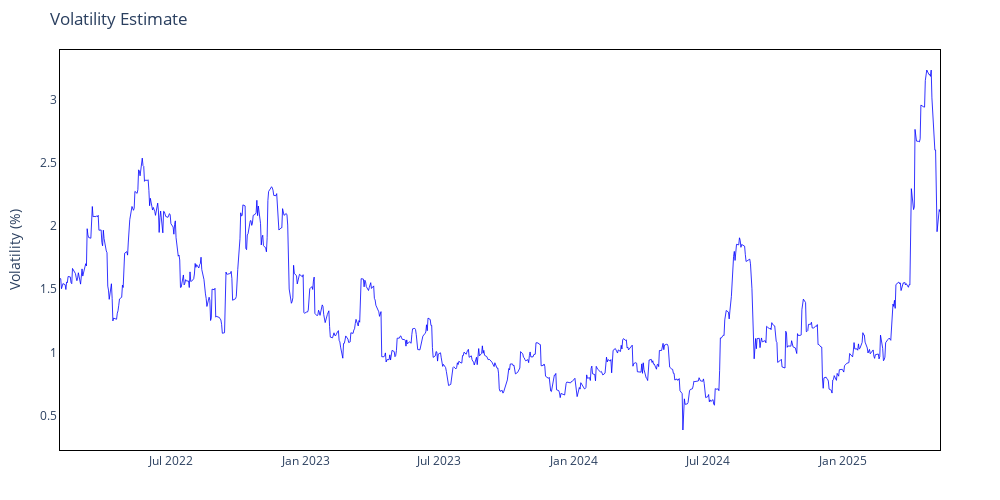
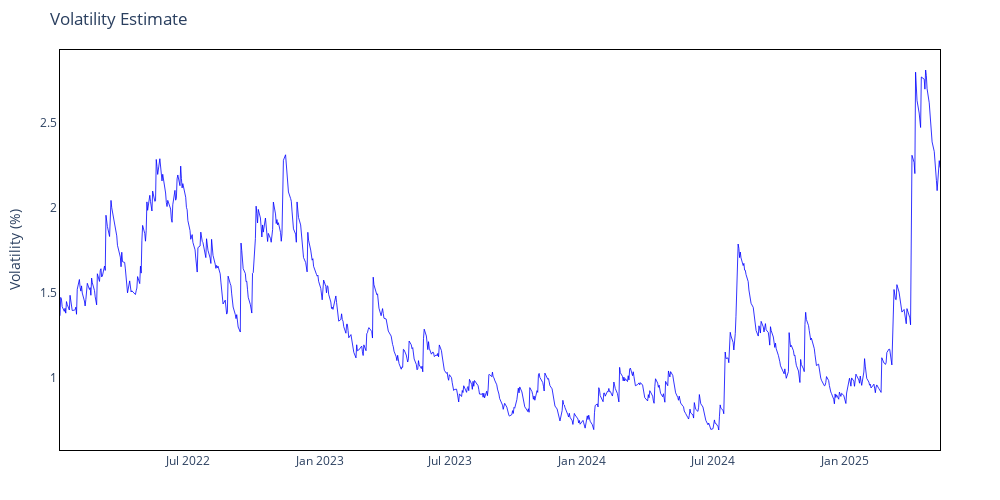

These figures' notebook cell, in order:
### Code cell
fig_ma_vol = IP.plot_volatility(result_ma["Volatility"])
fig_rm_vol = IP.plot_volatility(result_rm["Volatility"])

### Figure 1 — Plotly figure (JSON) as saved in the notebook; plotly's stock layout.template omitted (floating-point values rounded to 4 significant figures; data arrays with more than 128 entries replaced by an {"elided": "..."} marker saying what was removed)
{"data": [{"hovertemplate": "Date: %{x}<br>Volatility: %{y:.2f}%", "line": {"color": "blue", "width": 0.8}, "mode": "lines", "name": "Volatility", "type": "scatter", "x": {"elided": "848 str values"}, "y": {"elided": "848 float values"}}], "layout": {"height": 500, "hovermode": "x unified", "margin": {"b": 50, "l": 60, "r": 60, "t": 50}, "paper_bgcolor": "white", "plot_bgcolor": "white", "title": {"text": "Volatility Estimate"}, "width": 1000, "xaxis": {"linecolor": "black", "linewidth": 1, "mirror": true, "showline": true}, "yaxis": {"linecolor": "black", "linewidth": 1, "mirror": true, "showline": true, "title": {"text": "Volatility (%)"}}}}

### Figure 2 — Plotly figure (JSON) as saved in the notebook; plotly's stock layout.template omitted (floating-point values rounded to 4 significant figures; data arrays with more than 128 entries replaced by an {"elided": "..."} marker saying what was removed)
{"data": [{"hovertemplate": "Date: %{x}<br>Volatility: %{y:.2f}%", "line": {"color": "blue", "width": 0.8}, "mode": "lines", "name": "Volatility", "type": "scatter", "x": {"elided": "867 str values"}, "y": {"elided": "867 float values"}}], "layout": {"height": 500, "hovermode": "x unified", "margin": {"b": 50, "l": 60, "r": 60, "t": 50}, "paper_bgcolor": "white", "plot_bgcolor": "white", "title": {"text": "Volatility Estimate"}, "width": 1000, "xaxis": {"linecolor": "black", "linewidth": 1, "mirror": true, "showline": true}, "yaxis": {"linecolor": "black", "linewidth": 1, "mirror": true, "showline": true, "title": {"text": "Volatility (%)"}}}}
